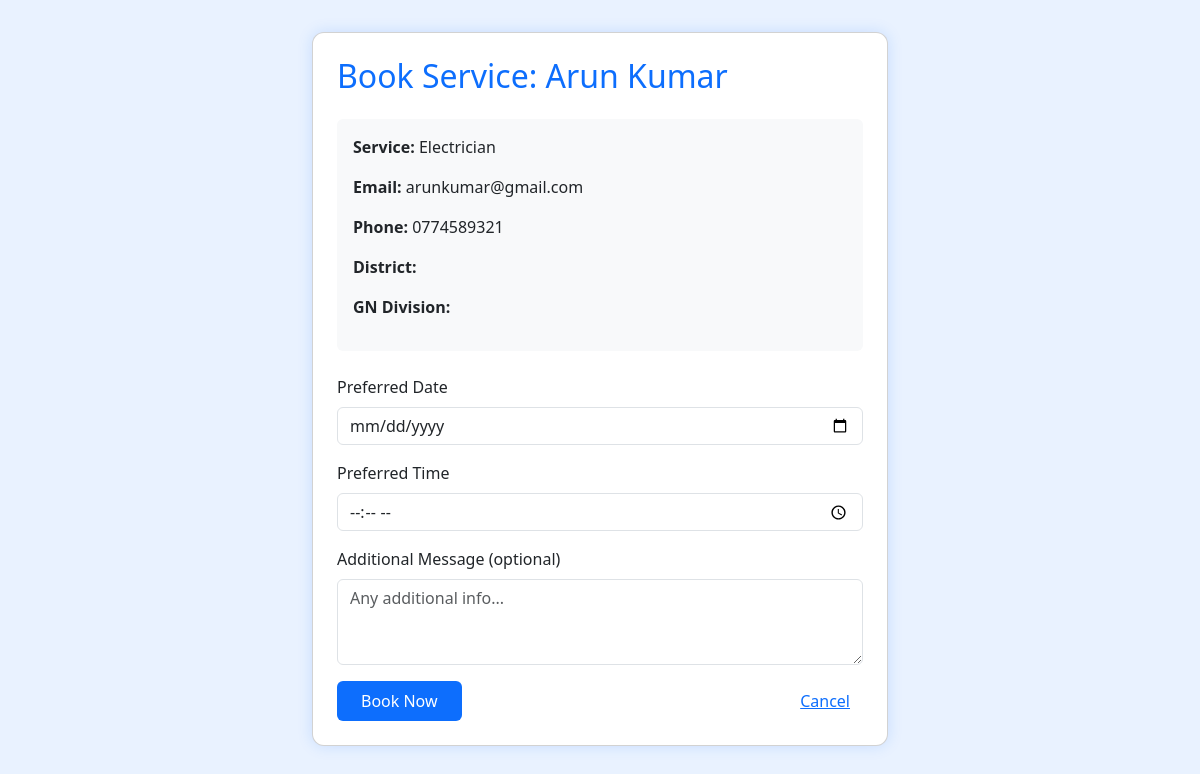
Screenshot of /book_service.php?provider_id=4 (signed in) with the database file from the repository.
### tables this page shows
CREATE TABLE `service_providers` (
  `id` int(11) NOT NULL,
  `name` varchar(100) NOT NULL,
  `email` varchar(100) NOT NULL,
  `service_type` varchar(100) NOT NULL,
  `experience` text NOT NULL,
  `district` varchar(100) NOT NULL,
  `gn_division` varchar(100) NOT NULL,
  `phone` varchar(20) NOT NULL,
  `password` varchar(255) NOT NULL,
  `created_at` timestamp NOT NULL DEFAULT current_timestamp(),
  `status` enum('pending','approved','rejected') DEFAULT 'pending',
  `availability` enum('available','unavailable') NOT NULL DEFAULT 'unavailable',
  `image` varchar(255) DEFAULT 'default.jpg'
);

### book_service.php (the view, shortened to what this page needs)
<?php
require 'config.php';
$provider_id = isset($_GET['provider_id']) ? intval($_GET['provider_id']) : 0;
$stmt = $conn->prepare("SELECT * FROM service_providers WHERE id = ? AND status = 'Approved'");
$stmt->bind_param("i", $provider_id);
$stmt->execute();
$provider = $stmt->get_result()->fetch_assoc();
$success = "";
?>
<!DOCTYPE html>
<html lang="en">
<head>
  <link href="https://cdn.jsdelivr.net/npm/bootstrap@5.3.0/dist/css/bootstrap.min.css" rel="stylesheet">
</head>
<body>
  <div class="container" style="max-width:600px;">
    <div class="card p-4 bg-white">
      <h2 class="mb-4 text-primary">Book Service: <?= htmlspecialchars($provider['name']) ?></h2>
      <div class="mb-4 p-3 bg-light rounded">
        <p><strong>Service:</strong> <?= htmlspecialchars($provider['service_type']) ?></p>
        <p><strong>Email:</strong> <?= htmlspecialchars($provider['email']) ?></p>
        <p><strong>Phone:</strong> <?= htmlspecialchars($provider['phone']) ?></p>
        <p><strong>District:</strong> <?= htmlspecialchars($provider['district'] ?? 'N/A') ?></p>
        <p><strong>GN Division:</strong> <?= htmlspecialchars($provider['gn_division'] ?? 'N/A') ?></p>
      </div>
      <?php if ($success): ?>
        <div class="alert alert-success"><?= $success ?></div>
        <a href="categories.php" class="btn btn-outline-primary">← Back to Categories</a>
      <?php else: ?>
        <form method="POST" class="needs-validation" novalidate>
          <div class="mb-3">
            <label for="preferred_date" class="form-label">Preferred Date</label>
            <input type="date" id="preferred_date" name="preferred_date" class="form-control" required />
          </div>
          <div class="mb-3">
            <label for="preferred_time" class="form-label">Preferred Time</label>
            <input type="time" id="preferred_time" name="preferred_time" class="form-control" required />
          </div>
          <div class="mb-3">
            <label for="message" class="form-label">Additional Message (optional)</label>
            <textarea id="message" name="message" rows="3" class="form-control" placeholder="Any additional info..."></textarea>
          </div>
          <div class="d-flex justify-content-between align-items-center">
            <button type="submit" class="btn btn-book text-white px-4 py-2">Book Now</button>
            <a href="categories.php" class="btn btn-link">Cancel</a>
          </div>
        </form>
      <?php endif; ?>
    </div>
  </div>
</body>
</html>

### book_service.php (style rules this page uses)
body { background-color: #e9f2ff; padding: 2rem; }
.card { border-radius: 12px; box-shadow: 0 0 15px rgba(13,110,253,0.15); }
.btn-book { background-color: #0d6efd; border: none; transition: background-color 0.3s ease; }

### rows the page displays
service_providers: name "Arun Kumar", service_type "Electrician", email "arunkumar@gmail.com", phone "0774589321"
